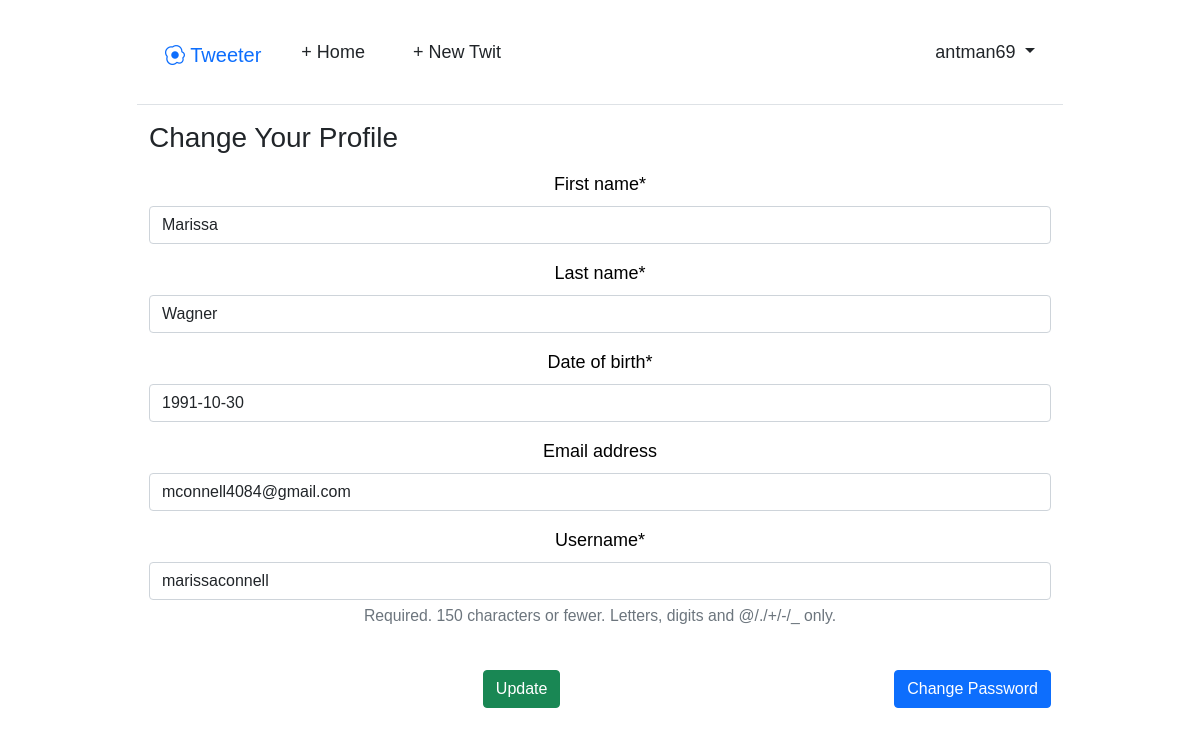
The page /accounts/profile/1/edit (signed in) on the database its author committed.
### accounts/models.py (models this page shows, shortened)
class CustomUser(AbstractUser):
    first_name = models.CharField(
        max_length=150,
        verbose_name='first name'
    )
    last_name = models.CharField(
        max_length=150,
        verbose_name='last name'
    )
    date_of_birth = models.DateField(
        default=django.utils.timezone.now,
        null=False,
        blank=False,
    )
    username = models.CharField(
        error_messages={'unique': 'A user with that username already exists.'},
        help_text='\nRequired. 150 characters or fewer. Letters, digits and @/./+/-/_ only.',
        max_length=150,
        unique=True,
        validators=[django.contrib.auth.validators.UnicodeUsernameValidator()],
        verbose_name='username'
    )
    date_joined = models.DateTimeField(default=django.utils.timezone.now)
    last_login = models.DateTimeField(default=django.utils.timezone.now)
    groups = models.ManyToManyField(
        blank=True,
        help_text='\nThe groups this user belongs to. A user will get all permissions granted to each of their groups.',
        related_name='customuser_set',
        related_query_name='customuser',
        to='auth.group',
        verbose_name='groups'
    )
    user_permissions = models.ManyToManyField(
        blank=True,
        help_text='\nSpecific permissions for this user.',
        related_name='customuser_set',
        related_query_name='customuser',
        to='auth.permission',
        verbose_name='user_permissions'
    )
    is_superuser = models.BooleanField(
        default=False,
        help_text='\nDesignates that this user has all permissions without explicitly assigning them.',
        verbose_name='superuser_status'
    )
    is_staff = models.BooleanField(
        default=False,
        help_text='\nDesignates whether the user can log into this admin site.',
        verbose_name='staff_status'
    )
    is_active = models.BooleanField(
        default=True,
        help_text='\nDesignates whether this user should be treated as active. Unselect this instead of deleting accounts.',
        verbose_name='active'
    )
    USERNAME_FIELD = 'username'
    REQUIRED_FIELDS = ['email', 'password']

### accounts/views.py (the view, shortened to what this page needs)
# urls.py: path("profile/<int:pk>/edit", ProfileUpdateView.as_view(), name="profile_edit"),
class ProfileUpdateView(LoginRequiredMixin, UpdateView):
    model = CustomUser
    template_name = "profile_edit.html"
    success_url = reverse_lazy('accounts:profile')
    fields = ["first_name", "last_name", "date_of_birth", "email", "username"]

### templates/profile_edit.html (shortened to what this page needs)
{% extends 'base.html' %}
{% load crispy_forms_tags %}
{% block content %}
  <h1 class="h3 mb-3 fw-normal">Change Your Profile</h1>
  <form action="{% url 'accounts:profile' user.pk %}" method="post">
    {{ form|crispy }}
    <br>
    <input type="submit" class="btn btn-success"  value="Update">
    <a href="{% url 'password_change' %}" class="btn btn-primary float-end">Change Password</a>
  </form>
{% endblock content %}

### templates/base.html (shortened to what this page needs)
{% load static %}
<!DOCTYPE html>
<html lang="en">
  <head>
    <link href="https://cdn.jsdelivr.net/npm/bootstrap@5.1.3/dist/css/bootstrap.min.css" rel="stylesheet">
    <link href="https://cdnjs.cloudflare.com/ajax/libs/bootstrap-datepicker/1.9.0/css/bootstrap-datepicker.min.css" rel="stylesheet">
    <link rel="stylesheet" href="https://cdn.jsdelivr.net/npm/bootstrap-icons@1.5.0/font/bootstrap-icons.css">
    <link href="{% static 'css/base.css' %}" rel="stylesheet">
  </head>
  <body class="font-family-base">
    <div class="container">
        <header class="p-3 mb-3 border-bottom">
            <div class="flex-container">
                <nav class="navbar navbar-expand-lg">
                    <div class="container-fluid d-flex flex-wrap align-items-center justify-content-center justify-content-lg-start">
                        <h1>
                            <a class="navbar-brand lead text-primary" href="{% url 'twits:twit_list' %}">
                                <i class="bi bi-egg-fried"></i> Tweeter
                            </a>
                        </h1>
                        <ul class="nav d-flex mb-2 justify-content-center mb-md-0">
                            {% if user.is_authenticated %}
                            <li class="nav-item align-items-center">
                                <a href="{% url 'twits:twit_list' %}" class="nav-link px-4 link-dark">
                                    + Home
                                </a>
                            </li>
                            <li class="nav-item align-items-center">
                                <a href="{% url 'twits:twit_new' %}" class="nav-link px-4 link-dark">
                                    + New Twit
                                </a>
                            </li>
                        </ul>
                        <div class="dropdown d-flex justify-content-end ms-auto text-end">
                            <a href="#" class="d-block link-dark text-decoration-none dropdown-toggle" id="dropdownUser1" data-bs-toggle="dropdown" aria-expanded="false">
                                {{ user.username }}
                            </a>
                            </div>
                            {% endif %}
                        </div>
                    </nav>
                </div>
            </header>
        <main>
            <div class="container">
            {% block content %}
            {% endblock content %}
        </main>
    </body>
</html>

### static/css/base.css (style rules this page uses)
body { font-family: 'Oswald', sans-serif; font-size: 18px; margin: 0; }
header { border-bottom: 1px solid #999; margin-bottom: 2rem; text-align: center; text-align: center; align-items: center; }
.container { max-width: 950px; flex-direction: row-reverse; }
form { align-items: center; text-align: center; color: black; }

### rows shown on the page
CustomUser: username "antman69"
CustomUser: first_name "Marissa", last_name "Wagner", date_of_birth "1991-10-30", email "mconnell4084@gmail.com", username "marissaconnell"
